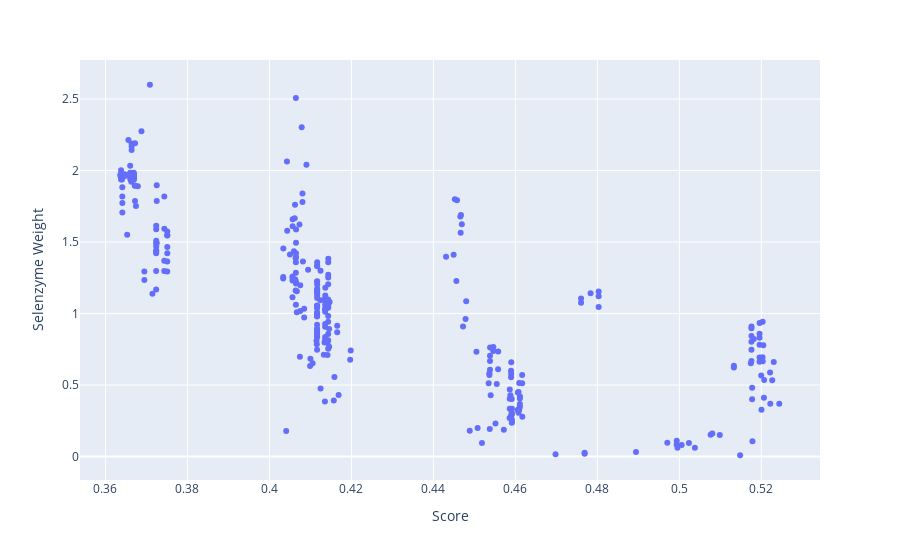

Notebook cell for this chart:
### Code cell
fig = px.scatter(x=[float(i) for i in data['all_runs']], y=[data['all_runs'][i][0] for i in data['all_runs']])
fig.update_layout(xaxis_title='Score',
                  yaxis_title='Selenzyme Weight')
fig.show()

### Figure 1 — Plotly figure (JSON) as saved in the notebook; plotly's stock layout.template omitted (floating-point values rounded to 4 significant figures; data arrays with more than 128 entries replaced by an {"elided": "..."} marker saying what was removed)
{"data": [{"hoverlabel": {"namelength": 0}, "hovertemplate": "x=%{x}<br>y=%{y}", "legendgroup": "", "marker": {"color": "#636efa", "symbol": "circle"}, "mode": "markers", "name": "", "showlegend": false, "type": "scatter", "x": {"elided": "338 float values"}, "xaxis": "x", "y": {"elided": "338 float values"}, "yaxis": "y"}], "layout": {"legend": {"tracegroupgap": 0}, "margin": {"t": 60}, "xaxis": {"anchor": "y", "domain": [0, 1], "title": {"text": "Score"}}, "yaxis": {"anchor": "x", "domain": [0, 1], "title": {"text": "Selenzyme Weight"}}}}
